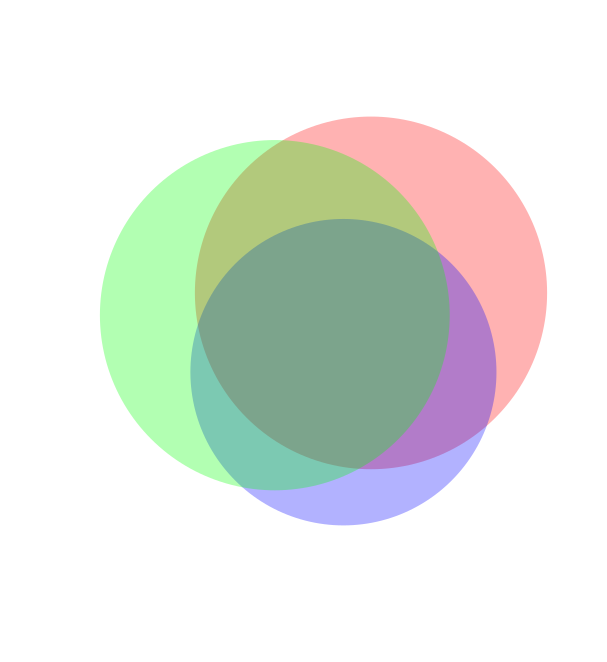

Source code (R):
#RESHAPE DATA FOR ANALYSIS BY USE uganda 2014-2015
#From the reshape package http://had.co.nz/reshape/
setwd("/Users/macbook/Publications/15 Uganda Homegardens/R/VennDiagrams")
rawug_orn<-read.csv("~/AllRawNoWeeds.csv") #dataframe of first visit only
#remove ornaments,and visit2 counts
rawug <- rawug_orn[ which(rawug_orn$PrimaryUseOrnament<'1' 
                          & rawug_orn$count1stVisit_numberround_>'0'
                          & rawug_orn$FullDescription>'0'),] #exclude ornamentals and unidentified 

raw <- rawug[c(3,16,170)] #District=3 BotanicalName=16 one=170 22=countsvisit1
library(plyr)
rawug.df <- ddply(raw, c("District", "BotanicalName"), summarise,
                     sum.plants=sum(one))
library(reshape) 
ugvennmelt<-melt(rawug.df, id = c("District", "BotanicalName", measured = c("sum.plants")))
names(ugvennmelt)
ugvenncast<-cast(ugvennmelt,   BotanicalName ~ District, sum)
library(limma)
venn <- ugvenncast[2:4]
count <- vennCounts(venn)
colnames(count) <- c('Bushenyi', 'Rubirizi', 'Sheema', 'Counts')
# plot the diagram:
dev.off()
par(family="serif") 
vennDiagram(count, names=c('Bushenyi', 'Rubirizi', 'Sheema'), 
            cex = 1, lwd = 1,circle.col=c("red","green","blue"),family='serif')
#Proportional Plot
dev.off()
par(family="serif") 
library(venneuler)
su <- venneuler(c(Bushenyi=37, Sheema=10, Rubirizi=38, 
    "Bushenyi&Sheema"=18, "Bushenyi&Rubirizi"=24, "Sheema&Rubirizi"=15 ,"Bushenyi&Sheema&Rubirizi"=68))
#su$labels <- c('Bushenyi', 'Sheema', 'Rubirizi')#####
su$labels<- c(
  paste(""),#  to include counts \n ,59+24+26+71),
  paste(""),# to include counts ,19+24+17+71),
  paste("")# to include counts ,,50+26+17+71)
)
plot(su, col=c("red", "blue", "green")) 
               
